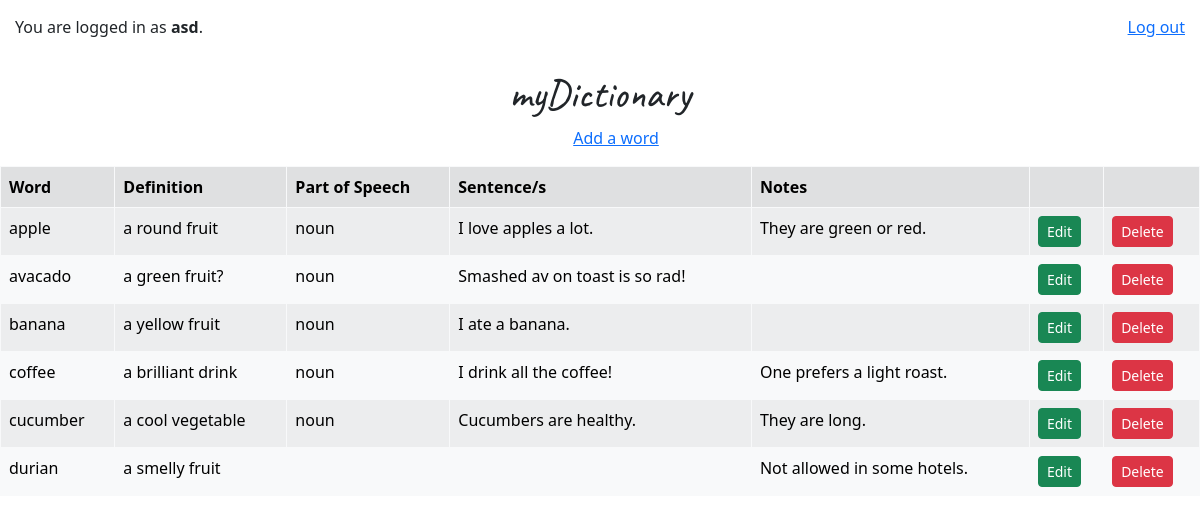
The page / (signed in) on the database its author committed.
### tables this page shows
CREATE TABLE users (id INTEGER PRIMARY KEY AUTOINCREMENT NOT NULL, username TEXT NOT NULL, hash TEXT NOT NULL);

CREATE TABLE words (id INTEGER PRIMARY KEY AUTOINCREMENT NOT NULL, userID INTEGER NOT NULL, word TEXT NOT NULL, definition TEXT, partOfSpeech TEXT, sentence TEXT, notes TEXT, FOREIGN KEY (userID) REFERENCES users (id));

### app.py (the view)
@app.route("/")
@login_required
def index():
    userID = session["user_id"]
    username = db.execute("SELECT username FROM users WHERE id = ?", userID)[0]["username"]
    words = db.execute("SELECT * FROM words WHERE userID = ? GROUP BY word", userID)
    return render_template("index.html", username=username, words=words)

### app.py (called while the page is built)
@app.after_request
def after_request(response):
    response.headers["Cache-Control"] = "no-cache, no-store, must-revalidate"
    response.headers["Expires"] = 0
    response.headers["Pragma"] = "no-cache"
    return response

def login_required(f):
    @wraps(f)
    def decorated_function(*args, **kwargs):
        if session.get("user_id") is None:
            return redirect("/login")
        return f(*args, **kwargs)
    return decorated_function

### templates/index.html (shortened to what this page needs)
{% extends "layout.html" %}
{% block body %}
    {% if session["user_id"] %}
        <div class="status">
            <div>
                <p>You are logged in as <b>{{ username }}</b>.
            </div>
            <div>
                <a href="/logout">Log out</a></p>
            </div>
        </div>
        <div class="header">
            <h1>myDictionary</h1>
        </div>
        <div class="nav">
            <ul>
                <li><a href="/add">Add a word</a></li>
            </ul>
        </div>
        <table class="table table-light table-striped table-hover table-bordered border-light">
            <thead class="table-active">
                <th>Word</th>
                <th>Definition</th>
                <th>Part of Speech</th>
                <th>Sentence/s</th>
                <th>Notes</th>
                <th></th>
                <th></th>
            </thead>
            <tbody>
                {% for word in words %}
                    <tr>
                        <td>{{ word['word'] }}</td>
                        <td>{{ word['definition'] }}</td>
                        <td>{{ word['partOfSpeech'] }}</td>
                        <td>{{ word['sentence'] }}</td>
                        <td>{{ word['notes'] }}</td>
                        <td>
                            <form action="/edit" method="post">
                                <input class="btn btn-success btn-sm" type="submit" value="Edit">
                            </form>
                        </td>
                        <td>
                            <form action="/delete" method="post">
                                <input class="btn btn-danger btn-sm" type="submit" value="Delete">
                            </form>
                        </td>
                    </tr>
                {% endfor %}
            </tbody>
        </table>
    {% else %}
        You are not logged in. <a href="/login">Log in</a>.
    {% endif %}
{% endblock %}

### templates/layout.html (shortened to what this page needs)
<!DOCTYPE html>
<html lang="en">
    <head>
        <link href="/static/styles.css" rel="stylesheet">
        <link href="https://cdn.jsdelivr.net/npm/bootstrap@5.3.0-alpha3/dist/css/bootstrap.min.css" rel="stylesheet">
    </head>
    <body>
        {% block body %}{% endblock %}
    </body>
</html>

### static/styles.css (style rules this page uses)
.status { display: flex; justify-content: space-between; padding: 15px; }
.header { display: flex; justify-content: center; }
.nav { display: flex; justify-content: center; }
.nav > ul { list-style-type: none; }
h1, h3 { font-family: 'Caveat', cursive; }

### rows shown on the page
users: username "asd"
words: word "apple", definition "a round fruit", partOfSpeech "noun", sentence "I love apples a lot.", notes "They are green or red."
words: word "avacado", definition "a green fruit?", partOfSpeech "noun", sentence "Smashed av on toast is so rad!"
words: word "banana", definition "a yellow fruit", partOfSpeech "noun", sentence "I ate a banana."
words: word "coffee", definition "a brilliant drink", partOfSpeech "noun", sentence "I drink all the coffee!", notes "One prefers a light roast."
words: word "cucumber", definition "a cool vegetable", partOfSpeech "noun", sentence "Cucumbers are healthy.", notes "They are long."
words: word "durian", definition "a smelly fruit", notes "Not allowed in some hotels."
